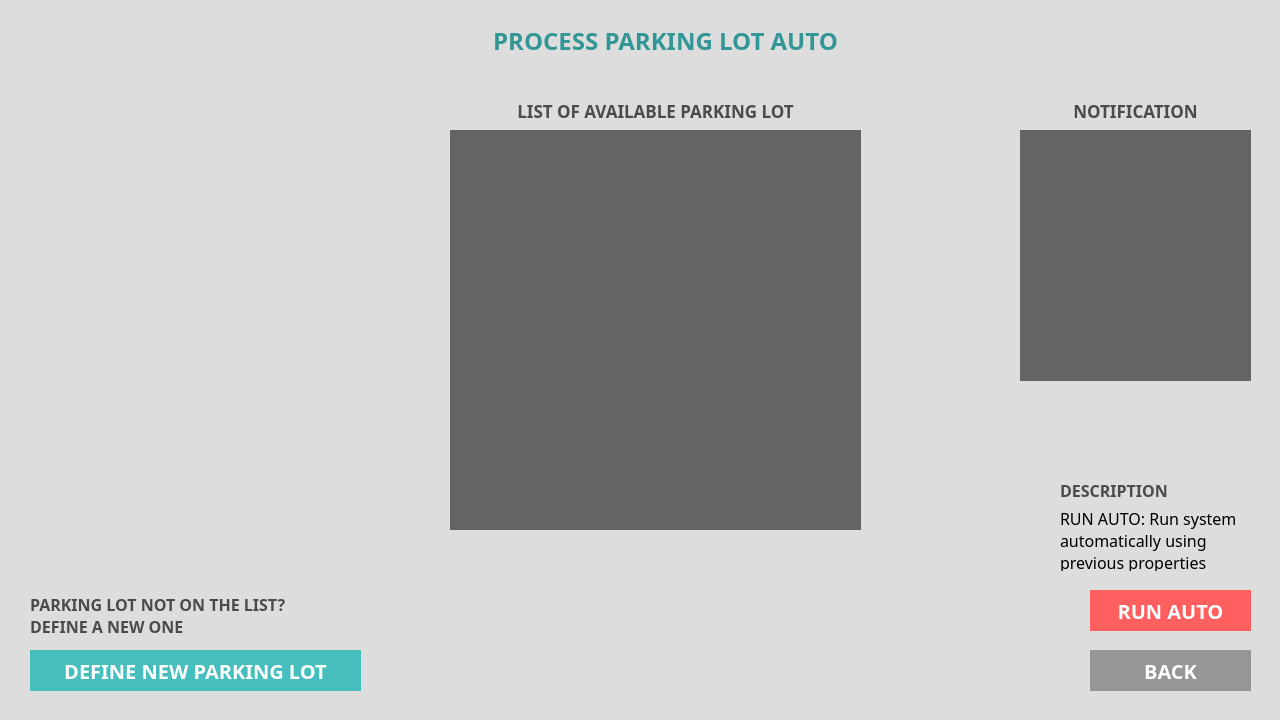
<?xml version="1.0" encoding="UTF-8"?>
<ui version="4.0">
 <class>MainWindow</class>
 <widget class="QMainWindow" name="MainWindow">
  <property name="geometry">
   <rect>
    <x>0</x>
    <y>0</y>
    <width>1280</width>
    <height>720</height>
   </rect>
  </property>
  <property name="sizePolicy">
   <sizepolicy hsizetype="Fixed" vsizetype="Fixed">
    <horstretch>0</horstretch>
    <verstretch>0</verstretch>
   </sizepolicy>
  </property>
  <property name="minimumSize">
   <size>
    <width>1280</width>
    <height>720</height>
   </size>
  </property>
  <property name="maximumSize">
   <size>
    <width>1280</width>
    <height>720</height>
   </size>
  </property>
  <property name="windowTitle">
   <string>MainWindow</string>
  </property>
  <property name="styleSheet">
   <string notr="true">border:0;
background-color: rgb(221, 221, 221);</string>
  </property>
  <widget class="QWidget" name="centralwidget">
   <widget class="QLabel" name="process_auto_label">
    <property name="geometry">
     <rect>
      <x>460</x>
      <y>20</y>
      <width>411</width>
      <height>41</height>
     </rect>
    </property>
    <property name="sizePolicy">
     <sizepolicy hsizetype="Fixed" vsizetype="Fixed">
      <horstretch>0</horstretch>
      <verstretch>0</verstretch>
     </sizepolicy>
    </property>
    <property name="maximumSize">
     <size>
      <width>1280</width>
      <height>720</height>
     </size>
    </property>
    <property name="font">
     <font>
      <family>Montserrat</family>
      <pointsize>18</pointsize>
      <weight>75</weight>
      <italic>false</italic>
      <bold>true</bold>
     </font>
    </property>
    <property name="styleSheet">
     <string notr="true">color: rgb(50, 150, 150);</string>
    </property>
    <property name="text">
     <string>PROCESS PARKING LOT AUTO</string>
    </property>
    <property name="alignment">
     <set>Qt::AlignCenter</set>
    </property>
   </widget>
   <widget class="QLabel" name="avail_list_label">
    <property name="geometry">
     <rect>
      <x>450</x>
      <y>100</y>
      <width>411</width>
      <height>21</height>
     </rect>
    </property>
    <property name="font">
     <font>
      <family>Montserrat</family>
      <pointsize>13</pointsize>
      <weight>75</weight>
      <italic>false</italic>
      <bold>true</bold>
     </font>
    </property>
    <property name="styleSheet">
     <string notr="true">color: rgb(75, 75, 75);</string>
    </property>
    <property name="text">
     <string>LIST OF AVAILABLE PARKING LOT</string>
    </property>
    <property name="alignment">
     <set>Qt::AlignCenter</set>
    </property>
   </widget>
   <widget class="QListWidget" name="avail_parklot">
    <property name="geometry">
     <rect>
      <x>450</x>
      <y>130</y>
      <width>411</width>
      <height>400</height>
     </rect>
    </property>
    <property name="sizePolicy">
     <sizepolicy hsizetype="Fixed" vsizetype="Fixed">
      <horstretch>0</horstretch>
      <verstretch>0</verstretch>
     </sizepolicy>
    </property>
    <property name="font">
     <font>
      <family>Montserrat</family>
      <pointsize>14</pointsize>
      <weight>75</weight>
      <bold>true</bold>
     </font>
    </property>
    <property name="styleSheet">
     <string notr="true">color:rgb(255, 255, 255);
background-color:rgb(100, 100, 100);
</string>
    </property>
    <property name="autoScrollMargin">
     <number>20</number>
    </property>
    <property name="isWrapping" stdset="0">
     <bool>false</bool>
    </property>
    <property name="spacing">
     <number>2</number>
    </property>
    <property name="currentRow">
     <number>-1</number>
    </property>
   </widget>
   <widget class="QPushButton" name="run_auto_B">
    <property name="geometry">
     <rect>
      <x>1090</x>
      <y>590</y>
      <width>161</width>
      <height>41</height>
     </rect>
    </property>
    <property name="maximumSize">
     <size>
      <width>200</width>
      <height>50</height>
     </size>
    </property>
    <property name="palette">
     <palette>
      <active>
       <colorrole role="WindowText">
        <brush brushstyle="SolidPattern">
         <color alpha="255">
          <red>255</red>
          <green>255</green>
          <blue>255</blue>
         </color>
        </brush>
       </colorrole>
       <colorrole role="Button">
        <brush brushstyle="SolidPattern">
         <color alpha="255">
          <red>255</red>
          <green>95</green>
          <blue>95</blue>
         </color>
        </brush>
       </colorrole>
       <colorrole role="Text">
        <brush brushstyle="SolidPattern">
         <color alpha="255">
          <red>255</red>
          <green>255</green>
          <blue>255</blue>
         </color>
        </brush>
       </colorrole>
       <colorrole role="ButtonText">
        <brush brushstyle="SolidPattern">
         <color alpha="255">
          <red>255</red>
          <green>255</green>
          <blue>255</blue>
         </color>
        </brush>
       </colorrole>
       <colorrole role="Base">
        <brush brushstyle="SolidPattern">
         <color alpha="255">
          <red>255</red>
          <green>95</green>
          <blue>95</blue>
         </color>
        </brush>
       </colorrole>
       <colorrole role="Window">
        <brush brushstyle="SolidPattern">
         <color alpha="255">
          <red>255</red>
          <green>95</green>
          <blue>95</blue>
         </color>
        </brush>
       </colorrole>
      </active>
      <inactive>
       <colorrole role="WindowText">
        <brush brushstyle="SolidPattern">
         <color alpha="255">
          <red>255</red>
          <green>255</green>
          <blue>255</blue>
         </color>
        </brush>
       </colorrole>
       <colorrole role="Button">
        <brush brushstyle="SolidPattern">
         <color alpha="255">
          <red>255</red>
          <green>95</green>
          <blue>95</blue>
         </color>
        </brush>
       </colorrole>
       <colorrole role="Text">
        <brush brushstyle="SolidPattern">
         <color alpha="255">
          <red>255</red>
          <green>255</green>
          <blue>255</blue>
         </color>
        </brush>
       </colorrole>
       <colorrole role="ButtonText">
        <brush brushstyle="SolidPattern">
         <color alpha="255">
          <red>255</red>
          <green>255</green>
          <blue>255</blue>
         </color>
        </brush>
       </colorrole>
       <colorrole role="Base">
        <brush brushstyle="SolidPattern">
         <color alpha="255">
          <red>255</red>
          <green>95</green>
          <blue>95</blue>
         </color>
        </brush>
       </colorrole>
       <colorrole role="Window">
        <brush brushstyle="SolidPattern">
         <color alpha="255">
          <red>255</red>
          <green>95</green>
          <blue>95</blue>
         </color>
        </brush>
       </colorrole>
      </inactive>
      <disabled>
       <colorrole role="WindowText">
        <brush brushstyle="SolidPattern">
         <color alpha="255">
          <red>255</red>
          <green>255</green>
          <blue>255</blue>
         </color>
        </brush>
       </colorrole>
       <colorrole role="Button">
        <brush brushstyle="SolidPattern">
         <color alpha="255">
          <red>255</red>
          <green>95</green>
          <blue>95</blue>
         </color>
        </brush>
       </colorrole>
       <colorrole role="Text">
        <brush brushstyle="SolidPattern">
         <color alpha="255">
          <red>255</red>
          <green>255</green>
          <blue>255</blue>
         </color>
        </brush>
       </colorrole>
       <colorrole role="ButtonText">
        <brush brushstyle="SolidPattern">
         <color alpha="255">
          <red>255</red>
          <green>255</green>
          <blue>255</blue>
         </color>
        </brush>
       </colorrole>
       <colorrole role="Base">
        <brush brushstyle="SolidPattern">
         <color alpha="255">
          <red>255</red>
          <green>95</green>
          <blue>95</blue>
         </color>
        </brush>
       </colorrole>
       <colorrole role="Window">
        <brush brushstyle="SolidPattern">
         <color alpha="255">
          <red>255</red>
          <green>95</green>
          <blue>95</blue>
         </color>
        </brush>
       </colorrole>
      </disabled>
     </palette>
    </property>
    <property name="font">
     <font>
      <family>Montserrat</family>
      <pointsize>15</pointsize>
      <weight>75</weight>
      <italic>false</italic>
      <bold>true</bold>
     </font>
    </property>
    <property name="whatsThis">
     <string>&lt;html&gt;&lt;head/&gt;&lt;body&gt;&lt;p&gt;&lt;span style=&quot; font-size:11pt; font-weight:400;&quot;&gt;Reset all defined data&lt;/span&gt;&lt;/p&gt;&lt;/body&gt;&lt;/html&gt;</string>
    </property>
    <property name="styleSheet">
     <string notr="true">QPushButton{
	background-color: rgb(255, 95, 95);
	color: rgb(255, 255, 255);
}

QPushButton:hover{
	background-color:rgb(200, 80, 80);
}

QPushButton:pressed{
	background-color: rgb(200, 60, 60);
}</string>
    </property>
    <property name="text">
     <string>RUN AUTO</string>
    </property>
   </widget>
   <widget class="QPushButton" name="back_B">
    <property name="geometry">
     <rect>
      <x>1090</x>
      <y>650</y>
      <width>161</width>
      <height>41</height>
     </rect>
    </property>
    <property name="maximumSize">
     <size>
      <width>200</width>
      <height>50</height>
     </size>
    </property>
    <property name="palette">
     <palette>
      <active>
       <colorrole role="WindowText">
        <brush brushstyle="SolidPattern">
         <color alpha="255">
          <red>255</red>
          <green>255</green>
          <blue>255</blue>
         </color>
        </brush>
       </colorrole>
       <colorrole role="Button">
        <brush brushstyle="SolidPattern">
         <color alpha="255">
          <red>150</red>
          <green>150</green>
          <blue>150</blue>
         </color>
        </brush>
       </colorrole>
       <colorrole role="Text">
        <brush brushstyle="SolidPattern">
         <color alpha="255">
          <red>255</red>
          <green>255</green>
          <blue>255</blue>
         </color>
        </brush>
       </colorrole>
       <colorrole role="ButtonText">
        <brush brushstyle="SolidPattern">
         <color alpha="255">
          <red>255</red>
          <green>255</green>
          <blue>255</blue>
         </color>
        </brush>
       </colorrole>
       <colorrole role="Base">
        <brush brushstyle="SolidPattern">
         <color alpha="255">
          <red>150</red>
          <green>150</green>
          <blue>150</blue>
         </color>
        </brush>
       </colorrole>
       <colorrole role="Window">
        <brush brushstyle="SolidPattern">
         <color alpha="255">
          <red>150</red>
          <green>150</green>
          <blue>150</blue>
         </color>
        </brush>
       </colorrole>
      </active>
      <inactive>
       <colorrole role="WindowText">
        <brush brushstyle="SolidPattern">
         <color alpha="255">
          <red>255</red>
          <green>255</green>
          <blue>255</blue>
         </color>
        </brush>
       </colorrole>
       <colorrole role="Button">
        <brush brushstyle="SolidPattern">
         <color alpha="255">
          <red>150</red>
          <green>150</green>
          <blue>150</blue>
         </color>
        </brush>
       </colorrole>
       <colorrole role="Text">
        <brush brushstyle="SolidPattern">
         <color alpha="255">
          <red>255</red>
          <green>255</green>
          <blue>255</blue>
         </color>
        </brush>
       </colorrole>
       <colorrole role="ButtonText">
        <brush brushstyle="SolidPattern">
         <color alpha="255">
          <red>255</red>
          <green>255</green>
          <blue>255</blue>
         </color>
        </brush>
       </colorrole>
       <colorrole role="Base">
        <brush brushstyle="SolidPattern">
         <color alpha="255">
          <red>150</red>
          <green>150</green>
          <blue>150</blue>
         </color>
        </brush>
       </colorrole>
       <colorrole role="Window">
        <brush brushstyle="SolidPattern">
         <color alpha="255">
          <red>150</red>
          <green>150</green>
          <blue>150</blue>
         </color>
        </brush>
       </colorrole>
      </inactive>
      <disabled>
       <colorrole role="WindowText">
        <brush brushstyle="SolidPattern">
         <color alpha="255">
          <red>255</red>
          <green>255</green>
          <blue>255</blue>
         </color>
        </brush>
       </colorrole>
       <colorrole role="Button">
        <brush brushstyle="SolidPattern">
         <color alpha="255">
          <red>150</red>
          <green>150</green>
          <blue>150</blue>
         </color>
        </brush>
       </colorrole>
       <colorrole role="Text">
        <brush brushstyle="SolidPattern">
         <color alpha="255">
          <red>255</red>
          <green>255</green>
          <blue>255</blue>
         </color>
        </brush>
       </colorrole>
       <colorrole role="ButtonText">
        <brush brushstyle="SolidPattern">
         <color alpha="255">
          <red>255</red>
          <green>255</green>
          <blue>255</blue>
         </color>
        </brush>
       </colorrole>
       <colorrole role="Base">
        <brush brushstyle="SolidPattern">
         <color alpha="255">
          <red>150</red>
          <green>150</green>
          <blue>150</blue>
         </color>
        </brush>
       </colorrole>
       <colorrole role="Window">
        <brush brushstyle="SolidPattern">
         <color alpha="255">
          <red>150</red>
          <green>150</green>
          <blue>150</blue>
         </color>
        </brush>
       </colorrole>
      </disabled>
     </palette>
    </property>
    <property name="font">
     <font>
      <family>Montserrat</family>
      <pointsize>15</pointsize>
      <weight>75</weight>
      <italic>false</italic>
      <bold>true</bold>
     </font>
    </property>
    <property name="whatsThis">
     <string>&lt;html&gt;&lt;head/&gt;&lt;body&gt;&lt;p&gt;&lt;span style=&quot; font-size:11pt; font-weight:400;&quot;&gt;Reset all defined data&lt;/span&gt;&lt;/p&gt;&lt;/body&gt;&lt;/html&gt;</string>
    </property>
    <property name="styleSheet">
     <string notr="true">QPushButton{
	background-color: rgb(150, 150, 150);
	color: rgb(255, 255, 255);
}

QPushButton:hover{
	background-color:rgb(100, 100, 100);
}

QPushButton:pressed{
	background-color: rgb(75, 75, 75);
}</string>
    </property>
    <property name="text">
     <string>BACK</string>
    </property>
   </widget>
   <widget class="QPushButton" name="def_new_sw_B">
    <property name="geometry">
     <rect>
      <x>30</x>
      <y>650</y>
      <width>331</width>
      <height>41</height>
     </rect>
    </property>
    <property name="sizePolicy">
     <sizepolicy hsizetype="Preferred" vsizetype="Expanding">
      <horstretch>0</horstretch>
      <verstretch>0</verstretch>
     </sizepolicy>
    </property>
    <property name="maximumSize">
     <size>
      <width>600</width>
      <height>50</height>
     </size>
    </property>
    <property name="palette">
     <palette>
      <active>
       <colorrole role="WindowText">
        <brush brushstyle="SolidPattern">
         <color alpha="255">
          <red>255</red>
          <green>255</green>
          <blue>255</blue>
         </color>
        </brush>
       </colorrole>
       <colorrole role="Button">
        <brush brushstyle="SolidPattern">
         <color alpha="255">
          <red>70</red>
          <green>190</green>
          <blue>190</blue>
         </color>
        </brush>
       </colorrole>
       <colorrole role="Text">
        <brush brushstyle="SolidPattern">
         <color alpha="255">
          <red>255</red>
          <green>255</green>
          <blue>255</blue>
         </color>
        </brush>
       </colorrole>
       <colorrole role="ButtonText">
        <brush brushstyle="SolidPattern">
         <color alpha="255">
          <red>255</red>
          <green>255</green>
          <blue>255</blue>
         </color>
        </brush>
       </colorrole>
       <colorrole role="Base">
        <brush brushstyle="SolidPattern">
         <color alpha="255">
          <red>70</red>
          <green>190</green>
          <blue>190</blue>
         </color>
        </brush>
       </colorrole>
       <colorrole role="Window">
        <brush brushstyle="SolidPattern">
         <color alpha="255">
          <red>70</red>
          <green>190</green>
          <blue>190</blue>
         </color>
        </brush>
       </colorrole>
      </active>
      <inactive>
       <colorrole role="WindowText">
        <brush brushstyle="SolidPattern">
         <color alpha="255">
          <red>255</red>
          <green>255</green>
          <blue>255</blue>
         </color>
        </brush>
       </colorrole>
       <colorrole role="Button">
        <brush brushstyle="SolidPattern">
         <color alpha="255">
          <red>70</red>
          <green>190</green>
          <blue>190</blue>
         </color>
        </brush>
       </colorrole>
       <colorrole role="Text">
        <brush brushstyle="SolidPattern">
         <color alpha="255">
          <red>255</red>
          <green>255</green>
          <blue>255</blue>
         </color>
        </brush>
       </colorrole>
       <colorrole role="ButtonText">
        <brush brushstyle="SolidPattern">
         <color alpha="255">
          <red>255</red>
          <green>255</green>
          <blue>255</blue>
         </color>
        </brush>
       </colorrole>
       <colorrole role="Base">
        <brush brushstyle="SolidPattern">
         <color alpha="255">
          <red>70</red>
          <green>190</green>
          <blue>190</blue>
         </color>
        </brush>
       </colorrole>
       <colorrole role="Window">
        <brush brushstyle="SolidPattern">
         <color alpha="255">
          <red>70</red>
          <green>190</green>
          <blue>190</blue>
         </color>
        </brush>
       </colorrole>
      </inactive>
      <disabled>
       <colorrole role="WindowText">
        <brush brushstyle="SolidPattern">
         <color alpha="255">
          <red>255</red>
          <green>255</green>
          <blue>255</blue>
         </color>
        </brush>
       </colorrole>
       <colorrole role="Button">
        <brush brushstyle="SolidPattern">
         <color alpha="255">
          <red>70</red>
          <green>190</green>
          <blue>190</blue>
         </color>
        </brush>
       </colorrole>
       <colorrole role="Text">
        <brush brushstyle="SolidPattern">
         <color alpha="255">
          <red>255</red>
          <green>255</green>
          <blue>255</blue>
         </color>
        </brush>
       </colorrole>
       <colorrole role="ButtonText">
        <brush brushstyle="SolidPattern">
         <color alpha="255">
          <red>255</red>
          <green>255</green>
          <blue>255</blue>
         </color>
        </brush>
       </colorrole>
       <colorrole role="Base">
        <brush brushstyle="SolidPattern">
         <color alpha="255">
          <red>70</red>
          <green>190</green>
          <blue>190</blue>
         </color>
        </brush>
       </colorrole>
       <colorrole role="Window">
        <brush brushstyle="SolidPattern">
         <color alpha="255">
          <red>70</red>
          <green>190</green>
          <blue>190</blue>
         </color>
        </brush>
       </colorrole>
      </disabled>
     </palette>
    </property>
    <property name="font">
     <font>
      <family>Montserrat</family>
      <pointsize>15</pointsize>
      <weight>75</weight>
      <italic>false</italic>
      <bold>true</bold>
     </font>
    </property>
    <property name="whatsThis">
     <string>&lt;html&gt;&lt;head/&gt;&lt;body&gt;&lt;p&gt;&lt;span style=&quot; font-size:11pt; font-weight:400;&quot;&gt;Reset all defined data&lt;/span&gt;&lt;/p&gt;&lt;/body&gt;&lt;/html&gt;</string>
    </property>
    <property name="styleSheet">
     <string notr="true">QPushButton{
	background-color: rgb(70, 190, 190);
	color: rgb(255, 255, 255);
}

QPushButton:hover{
	background-color:rgb(50, 150, 150);
}

QPushButton:pressed{
	background-color: rgb(40, 120, 130);
}</string>
    </property>
    <property name="text">
     <string>DEFINE NEW PARKING LOT</string>
    </property>
   </widget>
   <widget class="QLabel" name="description">
    <property name="geometry">
     <rect>
      <x>1060</x>
      <y>510</y>
      <width>201</width>
      <height>61</height>
     </rect>
    </property>
    <property name="font">
     <font>
      <family>Montserrat</family>
      <pointsize>12</pointsize>
     </font>
    </property>
    <property name="text">
     <string>RUN AUTO: Run system automatically using previous properties</string>
    </property>
    <property name="alignment">
     <set>Qt::AlignLeading|Qt::AlignLeft|Qt::AlignVCenter</set>
    </property>
    <property name="wordWrap">
     <bool>true</bool>
    </property>
   </widget>
   <widget class="QLabel" name="label">
    <property name="geometry">
     <rect>
      <x>1060</x>
      <y>480</y>
      <width>171</width>
      <height>21</height>
     </rect>
    </property>
    <property name="font">
     <font>
      <family>Montserrat</family>
      <pointsize>12</pointsize>
      <weight>75</weight>
      <bold>true</bold>
     </font>
    </property>
    <property name="styleSheet">
     <string notr="true">color: rgb(75, 75, 75);</string>
    </property>
    <property name="text">
     <string>DESCRIPTION</string>
    </property>
   </widget>
   <widget class="QLabel" name="label_2">
    <property name="geometry">
     <rect>
      <x>30</x>
      <y>590</y>
      <width>331</width>
      <height>51</height>
     </rect>
    </property>
    <property name="font">
     <font>
      <family>Montserrat</family>
      <pointsize>12</pointsize>
      <weight>75</weight>
      <bold>true</bold>
     </font>
    </property>
    <property name="styleSheet">
     <string notr="true">color: rgb(75, 75, 75);</string>
    </property>
    <property name="text">
     <string>PARKING LOT NOT ON THE LIST? 
DEFINE A NEW ONE</string>
    </property>
   </widget>
   <widget class="QLabel" name="noti_label">
    <property name="geometry">
     <rect>
      <x>1020</x>
      <y>100</y>
      <width>231</width>
      <height>21</height>
     </rect>
    </property>
    <property name="font">
     <font>
      <family>Montserrat</family>
      <pointsize>13</pointsize>
      <weight>75</weight>
      <italic>false</italic>
      <bold>true</bold>
     </font>
    </property>
    <property name="styleSheet">
     <string notr="true">color: rgb(75, 75, 75);</string>
    </property>
    <property name="text">
     <string>NOTIFICATION</string>
    </property>
    <property name="alignment">
     <set>Qt::AlignCenter</set>
    </property>
   </widget>
   <widget class="QLabel" name="noti_box">
    <property name="geometry">
     <rect>
      <x>1020</x>
      <y>130</y>
      <width>231</width>
      <height>251</height>
     </rect>
    </property>
    <property name="font">
     <font>
      <family>Montserrat</family>
      <pointsize>12</pointsize>
      <weight>75</weight>
      <italic>true</italic>
      <bold>true</bold>
     </font>
    </property>
    <property name="styleSheet">
     <string notr="true">color:rgb(255, 255, 255);
background-color:rgb(100, 100, 100);
</string>
    </property>
    <property name="frameShape">
     <enum>QFrame::NoFrame</enum>
    </property>
    <property name="frameShadow">
     <enum>QFrame::Plain</enum>
    </property>
    <property name="text">
     <string/>
    </property>
    <property name="alignment">
     <set>Qt::AlignLeading|Qt::AlignLeft|Qt::AlignTop</set>
    </property>
    <property name="wordWrap">
     <bool>true</bool>
    </property>
    <property name="indent">
     <number>5</number>
    </property>
   </widget>
  </widget>
  <widget class="QMenuBar" name="menubar">
   <property name="geometry">
    <rect>
     <x>0</x>
     <y>0</y>
     <width>1280</width>
     <height>21</height>
    </rect>
   </property>
  </widget>
  <widget class="QStatusBar" name="statusbar"/>
 </widget>
 <resources/>
 <connections/>
</ui>
